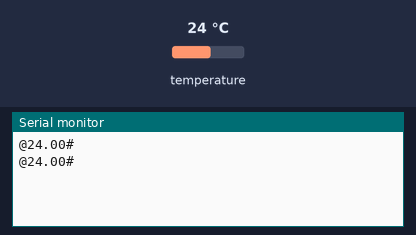
The sketch below on a simulated Arduino Uno, built with avr-gcc and run on an emulated ATmega328P. Shown: the last lines printed to the serial monitor. The inputs (shaded band) are chosen by the test bench; at power-on: temperature 24 °C.

Above: at 3.1 s.
3.2 s: temperature set to 12 °C
At 4.3 s:
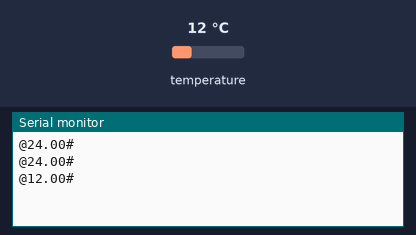
5.1 s: temperature set to 19 °C
At 7.2 s:
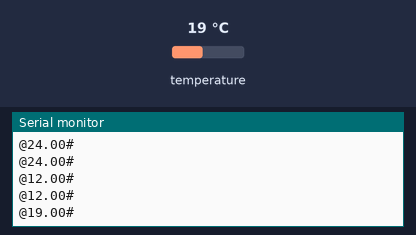
Timing chart, 0 to 8.7 s (numbered marks = the images above; inputs shaded):
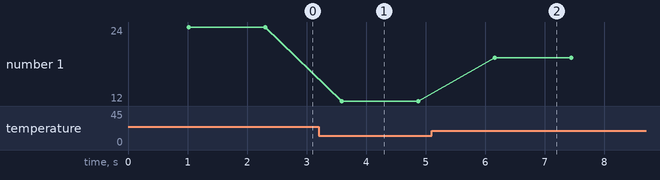

Measured:
- after the input at 3.2 s, the serial monitor: prints a new line after 0.39 s (image 1)
- after the input at 5.1 s, the serial monitor: prints a new line after 1.1 s (image 2)
- plotted number 1: 24 → 12 after the input at 3.2 s, 12 → 19 after the input at 5.1 s

The sketch:

ds18b20_temp_sensor.ino
```cpp
#include <OneWire.h>

// OneWire DS18S20, DS18B20, DS1822 Temperature Example
//
// http://www.pjrc.com/teensy/td_libs_OneWire.html
//
// The DallasTemperature library can do all this work for you!
// http://milesburton.com/Dallas_Temperature_Control_Library

OneWire  ds(10);  // on pin 10 (a 4.7K resistor is necessary)

void setup(void) {
  Serial.begin(115200);
}

void loop(void) {
  byte i;
  byte present = 0;
  byte type_s;
  byte data[12];
  byte addr[8];
  float celsius;

  if ( !ds.search(addr)) {
    //Serial.println("No more addresses.");
    //Serial.println();
    ds.reset_search();
    delay(250);
    return;
  }

 /* Serial.print("ROM =");
  for( i = 0; i < 8; i++) {
    Serial.write(' ');
    Serial.print(addr[i], HEX);
  }*/

  if (OneWire::crc8(addr, 7) != addr[7]) {
      Serial.println("CRC is not valid!");
      return;
  }
  //Serial.println();

  // the first ROM byte indicates which chip
  switch (addr[0]) {
    case 0x10:
     // Serial.println("  Chip = DS18S20");  // or old DS1820
      type_s = 1;
      break;
    case 0x28:
   //   Serial.println("  Chip = DS18B20");
      type_s = 0;
      break;
    case 0x22:
 //     Serial.println("  Chip = DS1822");
      type_s = 0;
      break;
    default:
      Serial.println("Device is not a DS18x20 family device.");
      return;
  }

  ds.reset();
  ds.select(addr);
  ds.write(0x44, 1);        // start conversion, with parasite power on at the end

  delay(1000);     // maybe 750ms is enough, maybe not
  // we might do a ds.depower() here, but the reset will take care of it.

  present = ds.reset();
  ds.select(addr);
  ds.write(0xBE);         // Read Scratchpad

 // Serial.print("  Data = ");
 // Serial.print(present, HEX);
  //Serial.print(" ");
  for ( i = 0; i < 9; i++) {           // we need 9 bytes
    data[i] = ds.read();
    //Serial.print(data[i], HEX);
   // Serial.print(" ");
  }
  //Serial.print(" CRC=");
  //Serial.print(OneWire::crc8(data, 8), HEX);
  //Serial.println();

  // Convert the data to actual temperature
  // because the result is a 16 bit signed integer, it should
  // be stored to an "int16_t" type, which is always 16 bits
  // even when compiled on a 32 bit processor.
  int16_t raw = (data[1] << 8) | data[0];
  if (type_s) {
    raw = raw << 3; // 9 bit resolution default
    if (data[7] == 0x10) {
      // "count remain" gives full 12 bit resolution
      raw = (raw & 0xFFF0) + 12 - data[6];
    }
  } else {
    byte cfg = (data[4] & 0x60);
    // at lower res, the low bits are undefined, so let's zero them
    if (cfg == 0x00) raw = raw & ~7;  // 9 bit resolution, 93.75 ms
    else if (cfg == 0x20) raw = raw & ~3; // 10 bit res, 187.5 ms
    else if (cfg == 0x40) raw = raw & ~1; // 11 bit res, 375 ms
    //// default is 12 bit resolution, 750 ms conversion time
  }
  celsius = (float)raw / 16.0;
  //fahrenheit = celsius * 1.8 + 32.0;
  //Serial.print("  Temperature = ");
  Serial.print('@');
  Serial.print(celsius);
  Serial.println('#');
  //Serial.print(" Celsius");
  //Serial.print(fahrenheit);
  //Serial.println(" Fahrenheit");
}
```
